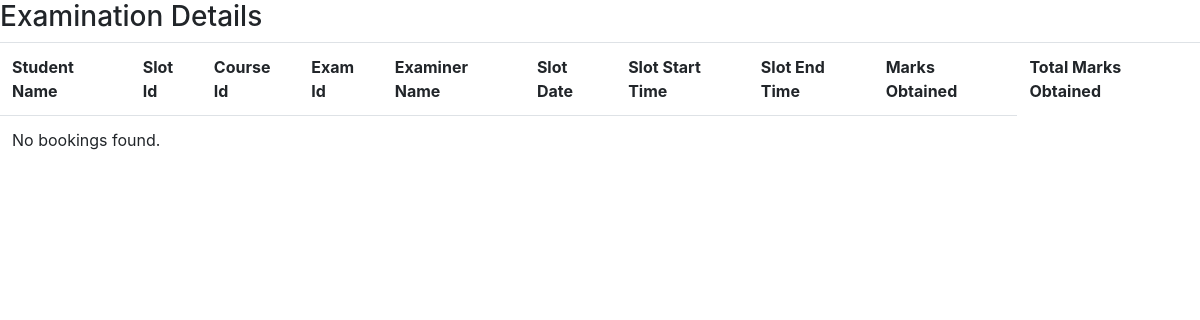
Page /view_booked_slot/20261001 on the earlier database version.
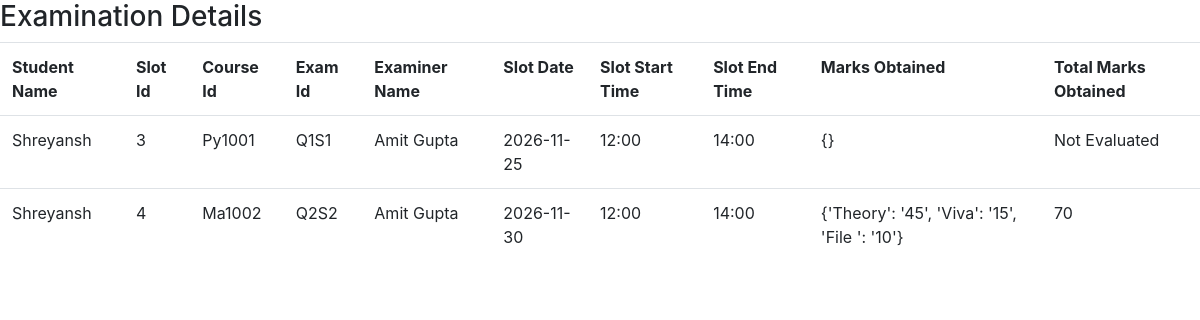
Same page on the later database version.
### app.py (models this page shows)
class Booking(db.Model):
    id = db.Column(db.Integer,primary_key=True)
    student_id = db.Column(db.Integer,db.ForeignKey(Student.id))
    examination_slot_id=db.Column(db.Integer,db.ForeignKey(ExaminationSlot.id))
    status = db.Column(db.String)
    rubrics = db.Column(db.JSON,default=dict)
    examination_slot = db.relationship('ExaminationSlot', backref = 'booking',lazy = True)

class Student(db.Model):
    id = db.Column(db.Integer, primary_key=True)
    name = db.Column(db.String(60))
    username = db.Column(db.String(20))
    password = db.Column(db.String(50))
    email_id = db.Column(db.String(100))
    contact_no = db.Column(db.String(10))
    bookings = db.relationship('Booking', backref = 'student',lazy = True)

class Examination(db.Model):
    id = db.Column(db.String, primary_key=True)
    name = db.Column(db.String)
    type = db.Column(db.String)
    maximum_marks = db.Column(db.Integer)
    duration = db.Column(db.String)
    slot_open_date = db.Column(db.Date)
    slot_close_date = db.Column(db.Date)
    booking_open_date = db.Column(db.Date)
    booking_close_date = db.Column(db.Date)
    status = db.Column(db.String)
    course_id =db.Column(db.String,db.ForeignKey('course.course_id'))
    examiner_id =db.Column(db.String,db.ForeignKey('examiner.id'))
    examination_slot = db.relationship('ExaminationSlot', backref = 'examination',lazy = True)
    examination_rubrics = db.relationship('ExaminationRubrics', backref = 'examination',lazy = True)

class Examiner(db.Model):
    id = db.Column(db.Integer, primary_key=True)
    name = db.Column(db.String(60))
    username = db.Column(db.String(20))
    password = db.Column(db.String(50))
    department= db.Column(db.String)
    email_id = db.Column(db.String(100))
    contact_no = db.Column(db.String(10))
    status = db.Column(db.String, default= 'Pending')
    examination_slot = db.relationship('ExaminationSlot', backref = 'examiner',lazy = True)
    examination = db.relationship('Examination', backref = 'examiner',foreign_keys='Examination.examiner_id',lazy = True)

class ExaminationSlot(db.Model):
    id = db.Column(db.Integer, primary_key=True,autoincrement=True)
    date = db.Column(db.Date)
    start_time = db.Column(db.String)
    end_time = db.Column(db.String)
    maximum_slots = db.Column(db.String)
    available_slots= db.Column(db.String)
    status = db.Column(db.String)
    created_by = db.Column(db.String,nullable=False)
    examination_id = db.Column(db.String,db.ForeignKey('examination.id'))
    examiner_id = db.Column(db.Integer,db.ForeignKey('examiner.id'))
    bookings = db.relationship('Booking', backref = 'examinationslot',lazy = True)

### app.py (the view)
@app.route('/view_booked_slot/<int:id>')
def view_slot_booking(id):
    examination_slot = ExaminationSlot.query.filter_by(id=id).first()
    booking = Booking.query.filter_by(student_id=id).all()
    for b in booking:
            if b.rubrics:
                b.total_marks = sum(int(score) for score in b.rubrics.values())
            else:
                b.total_marks = 'Not Evaluated'
    return render_template('view_booked_slot.html',examination_slot=examination_slot,booking=booking)

### templates/view_booked_slot.html (shortened to what this page needs)
<!DOCTYPE html>
<html lang="en">
<head>
   <link rel="stylesheet" href="https://cdn.jsdelivr.net/npm/bootstrap@4.1.3/dist/css/bootstrap.min.css">
</head>
<body>
    <h3>Examination Details</h3>
    <table class="table">
        <tr>
            <th>Student Name</th>
            <th>Slot Id</th>
            <th>Course Id</th>
            <th>Exam Id</th>
            <th>Examiner Name</th>
            <th>Slot Date</th>
            <th>Slot Start Time</th>
            <th>Slot End Time</th>
            <th>Marks Obtained</th>
            <th>Total Marks Obtained</th>
        </tr>
        {% for i in booking %}
        <tr>
            <td>{{i.student.name}}</td>
            <td>{{i.id}}</td>
            <td>{{i.examination_slot.examination.course_id}}</td>
            <td>{{i.examination_slot.examination.id}}</td>
            <td>{{i.examination_slot.examiner.name}}</td>
            <td>{{i.examination_slot.date}}</td>
            <td>{{i.examination_slot.start_time}}</td>
            <td>{{i.examination_slot.end_time}}</td>
            <td>{{i.rubrics}}</td>
            <td>{{i.total_marks}}</td>
        </tr>
        {% else %}
        <tr>
            <td colspan="9">No bookings found.</td>
        </tr>
        {% endfor %}
    </table>
</body>
</html>

Differences in the rows shown:
added Booking: student.name "Shreyansh", id "3", examination_slot.examination.course_id "Py1001", examination_slot.examination.id "Q1S1", examination_slot.examiner.name "Amit Gupta", examination_slot "2026-11-25", examination_slot.start_time "12:00", examination_slot.end_time "14:00", rubrics "{}", total_marks "Not Evaluated"
now on this page (row edited): Booking: student.name "Shreyansh", id "4", examination_slot.examination.course_id "Ma1002", examination_slot.examination.id "Q2S2", examination_slot.examiner.name "Amit Gupta", examination_slot "2026-11-30", examination_slot.start_time "12:00", examination_slot.end_time "14:00", rubrics "{'Theory': '45', 'Viva': '15', 'File ': '10'}", total_marks "70"
Other differences:
text no longer shown: "No bookings found."
